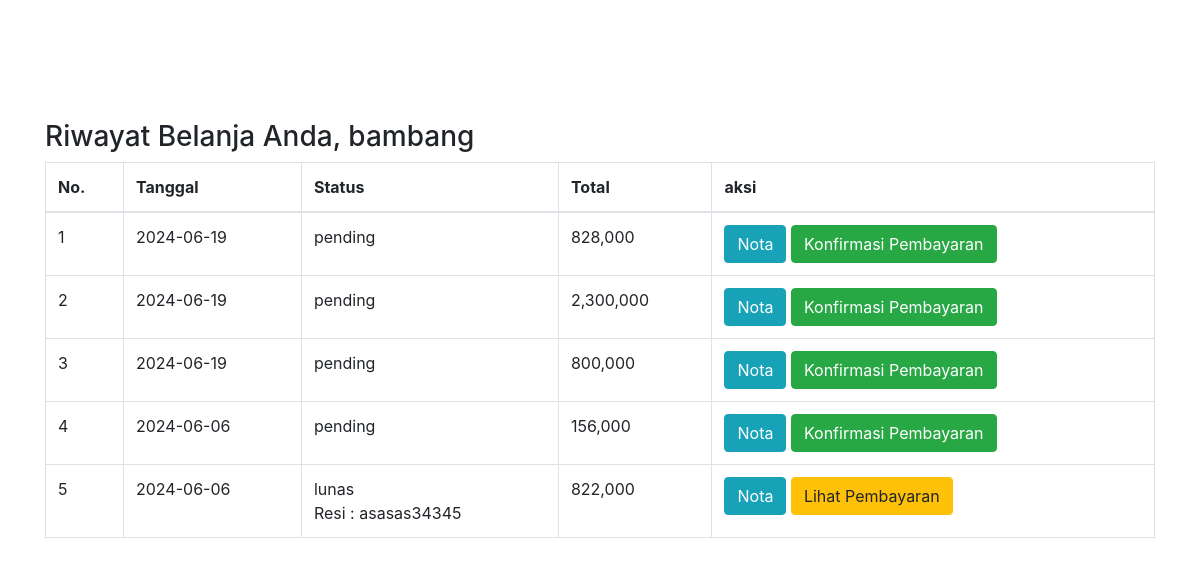
Screenshot of /riwayat.php (signed in) with the database file from the repository.
### tables this page shows
CREATE TABLE `pembelian` (
  `id_pembelian` int(11) NOT NULL,
  `id_pelanggan` int(11) NOT NULL,
  `id_ongkir` int(6) NOT NULL,
  `tgl_pembelian` date NOT NULL,
  `total_pembelian` int(11) NOT NULL,
  `nama_kota` varchar(100) NOT NULL,
  `tarif` int(11) NOT NULL,
  `alamat_pengiriman` text NOT NULL,
  `status_pembelian` varchar(100) NOT NULL DEFAULT 'pending',
  `resi_pengiriman` varchar(50) NOT NULL
);

### riwayat.php (the view, shortened to what this page needs)
<?php
include 'koneksi.php';
?>
<!DOCTYPE html>
<html>
<head>
    <link rel="stylesheet" href="https://stackpath.bootstrapcdn.com/bootstrap/4.3.1/css/bootstrap.min.css">
    <link rel="stylesheet" type="text/css" href="fontawesome/css/all.min.css">
    <link rel="stylesheet" type="text/css" href="style.css">
</head>
<body>
  <section class="riwayat" style="margin-top: 10%;">
  	<div class="container">
  		<h3>Riwayat Belanja Anda, <?php echo $_SESSION ["pelanggan"]["nama_pelanggan"]  ?></h3>
  		<table class="table table-bordered">
  			<thead>
  				<tr>
	  				<th>No.</th>
	  				<th>Tanggal</th>
	  				<th>Status</th>
	  				<th>Total</th>
	  				<th>aksi</th>
  				</tr>
  			</thead>
			  <tbody>
        <?php $nomor = 1; ?>
        <?php
          $id_pelanggan = $_SESSION["pelanggan"]["id_pelanggan"];
          $ambil = $koneksi->query("SELECT * FROM pembelian WHERE id_pelanggan='$id_pelanggan' ORDER BY tgl_pembelian DESC");
          while ($pecah = $ambil->fetch_assoc()) {
        ?>
          <tr>
            <td><?php echo $nomor; ?></td>
            <td><?php echo $pecah["tgl_pembelian"]; ?></td>
            <td>
              <?php echo $pecah["status_pembelian"]; ?><br>
              <?php if (!empty($pecah['resi_pengiriman'])): ?>
                Resi : <?php echo $pecah['resi_pengiriman']; ?>
              <?php endif ?>
            </td>
            <td><?php echo number_format($pecah["total_pembelian"]); ?></td>
            <td>
              <a href="nota.php?id=<?php echo $pecah["id_pembelian"]; ?>" class="btn btn-info">Nota</a>
              <?php if ($pecah['status_pembelian'] == "pending"): ?>
                <a href="pembayaran.php?id=<?php echo $pecah["id_pembelian"]; ?>" class="btn btn-success">Konfirmasi Pembayaran</a>
              <?php else: ?>
                <a href="lihat_pembayaran.php?id=<?php echo $pecah["id_pembelian"]; ?>" class="btn btn-warning">Lihat Pembayaran</a>
              <?php endif ?>
            </td>
          </tr>
        <?php $nomor++; ?>
        <?php } ?>
      </tbody>
    </table>
  </div>
</section>
</body>
</html>

### rows the page displays
pembelian: tgl_pembelian "2024-06-19", status_pembelian "pending", total_pembelian "828,000"
pembelian: tgl_pembelian "2024-06-19", status_pembelian "pending", total_pembelian "2,300,000"
pembelian: tgl_pembelian "2024-06-19", status_pembelian "pending", total_pembelian "800,000"
pembelian: tgl_pembelian "2024-06-06", status_pembelian "pending", total_pembelian "156,000"
pembelian: tgl_pembelian "2024-06-06", status_pembelian "lunas", resi_pengiriman "asasas34345", total_pembelian "822,000"

### other values shown
$_SESSION ["pelanggan"]["nama_pelanggan"] "bambang"
